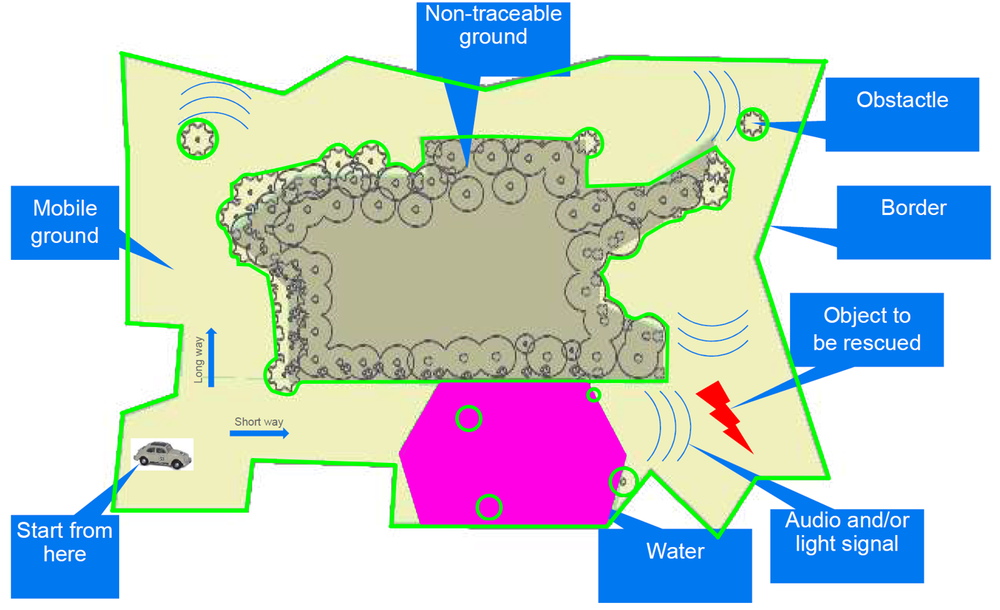
#> input picture Program/Karte_RAW.png, 1000 x 610 px, shrunk from 1428 x 871 before the run
$ python KarteToArray.py
#> lines starting #> are read from the running program, lines starting #| are printed output that depends on the picture
from PIL import Image
import os
import numpy as np
import pandas as pd

Schrittweite = 4

my_path = os.path.dirname(__file__)
imagePath = my_path + "/Karte_RAW.png"

im = Image.open(imagePath)
#> im is the input picture: PIL image 1000x610 RGBA; mean R, G, B, A 193.9, 206.8, 210.2, 255
rgb_im = im.convert('RGB')
width, height = rgb_im.size
#> width = 1000; height = 610
width = int(width/Schrittweite)
#> width = 250
height = int(height/Schrittweite)
#> height = 152

print(width, height)
#| 250 152
arr = np.zeros((height, width))

for i in range(0, width):
    for j in range(0, height):
        r, g, b = rgb_im.getpixel((i*Schrittweite, j*Schrittweite))
        if g>250 and r<20 and b<20:
            arr[j,i] = 1
        elif g<20 and r>250 and b>200:
            arr[j,i] = 2
        else:
            arr[j,i] = 0
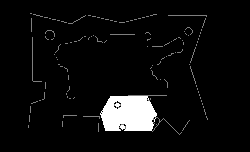
#> arr: shape (152, 250) float64; min 0, max 2, mean 0.106; drawn with min black and max white

arr = np.around(arr, decimals=0)
print(arr)
#> (printed output is left out)

#Speichern
np.savetxt((my_path+"/karteSmall.csv"), arr, delimiter=';', fmt='% 4d')

print("Wenn Sie dies hier lesen koennen, dann ist das Programm erfolgreich durchgelaufen. Einen schoenen Tag wuenscht das Team von DomSoft")
